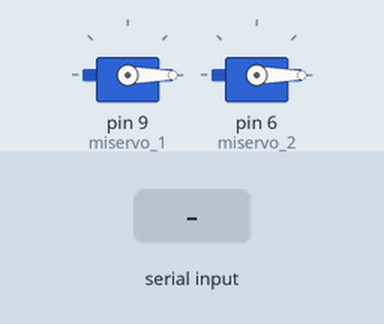
Recording of a sketch running on a simulated Arduino Uno, built with avr-gcc and run on an emulated ATmega328P. On the bench: 2 × servo. The inputs (shaded band) are chosen by the test bench.

Above: at 1.2 s.
1.3 s: "1" received over Serial
At 2.4 s:
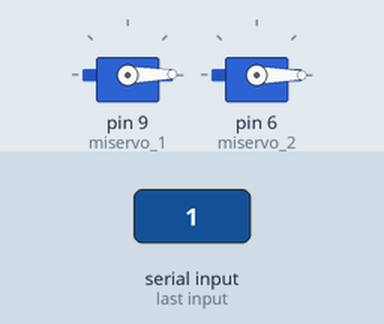
2.8 s: "0" received over Serial
At 3.9 s:
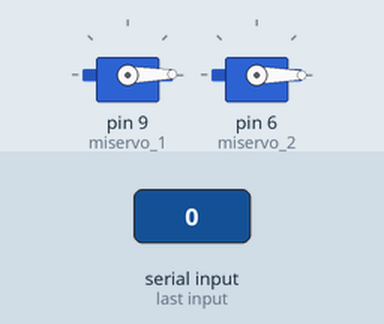
Timing chart, 0 to 5.8 s (numbered marks = the images above; inputs shaded):
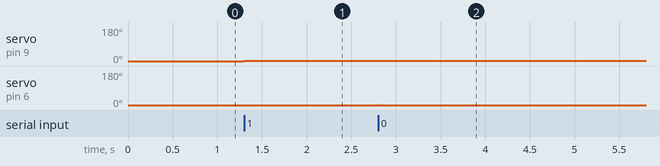

The sketch:

Bluetooth_servo_esclavo.ino
```cpp
///ESCLAVO 10
#include <SoftwareSerial.h>
#include<Servo.h>


Servo miservo_1;
Servo miservo_2;

volatile int grados1 = 0;
volatile int grados2 = 0;
volatile int state = 0;

void setup() {

  miservo_1.attach(9, 350, 2900); // EL 2 ES EL PIN DONDE ESTA CONECTADO EL 750 ES EL 0 Y EL 1800 POR LOS 180°
  miservo_1.write(grados1);//b

  miservo_2.attach(6, 1000, 2000);
  miservo_2.write(grados2);

  Serial.begin(57600); // Configura la comunicación serial con el módulo HC-05
}

void loop() {
  if (Serial.available()) { // Si se recibe algún dato desde el módulo HC-05

    state = Serial.read(); // Lee el primer byte recibido

    if(state == '1'){//derecha

      grados1++;

      miservo_1.write(grados1);
      delay(10);;
    }
    if(state == '2'){//derecha

      grados1--;

      miservo_1.write(grados1);
      delay(10);;
    }
    if(state = '3'){

       grados2++;

    if(grados2 >= 180){
      grados2 == 180;
    }
    miservo_2.write(grados2);
    delay(10);
  }
  if(state = '4'){
    grados2--;

    if(grados2 <= 0){
      grados2 = 0;
    }
    miservo_2.write(grados2);
    delay(10);
  }
    }
    }
```

Measured:
- after the input at 1.3 s, servo on pin 9 (miservo_1): 0° → 1° at once
- after the input at 2.8 s, servo on pin 6 (miservo_2): 0° → 1° at once, → 0° 0.01 s later
